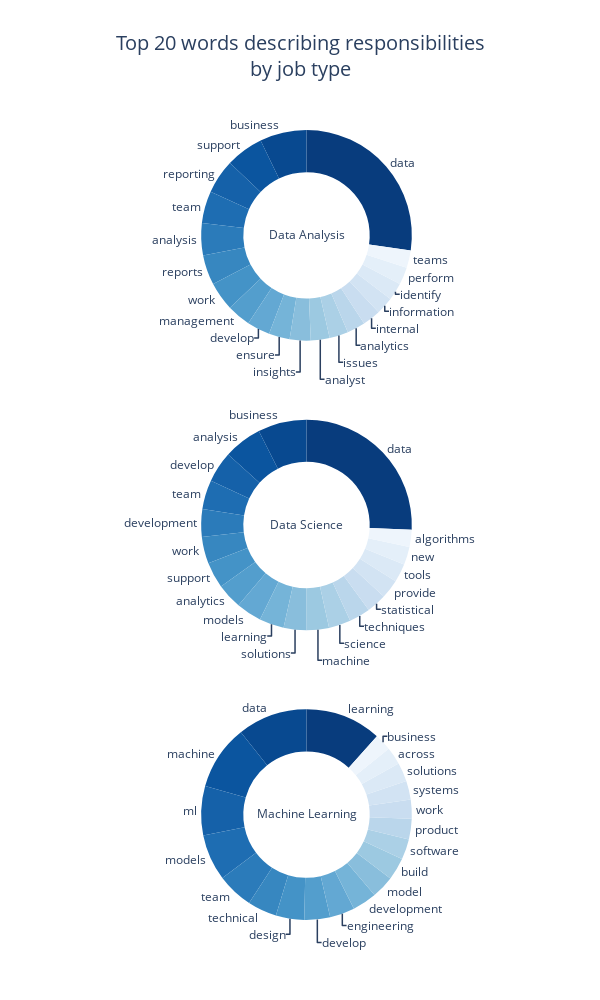

The notebook cell this image was saved under:
### Code cell
# create unique list of job types for dropdown menu
job_types = df_word_count_res['job_type'].unique().tolist()

from plotly.subplots import make_subplots
pal = list(sns.color_palette(palette='Blues_r', n_colors=20).as_hex())
# create three subplots, each with one donut chart
specs = [[{'type': 'pie'}]] * 3
fig = make_subplots(rows=3, cols=1, specs=specs)
# add the first donut chart to the left subplot
fig.add_trace(go.Pie(labels=df_word_count_res[df_word_count_res['job_type'] == job_types[0]]['word'],
                     values=df_word_count_res[df_word_count_res['job_type'] == job_types[0]]['frequency'],
                     textposition='outside', 
                     hole=.6,
                     insidetextorientation='auto',
                     hovertemplate='percent=%{percent:.0%}<br>frequency=%{value}',
                     marker=dict(colors=pal),
                     showlegend=False,
                     title='Data Analysis',
                     texttemplate="%{label}"),
              row=1, col=1)

# add the second donut chart to the right subplot
fig.add_trace(go.Pie(labels=df_word_count_res[df_word_count_res['job_type'] == job_types[1]]['word'],
                     values=df_word_count_res[df_word_count_res['job_type'] == job_types[1]]['frequency'],
                     textposition='outside', 
                     hole=.6,
                     hovertemplate='percent=%{percent:.0%}<br>frequency=%{value}',
                     marker=dict(colors=pal),
                     showlegend=False,
                     title='Data Science',
                     texttemplate="%{label}"),
              row=2, col=1)

# add the second donut chart to the right subplot
fig.add_trace(go.Pie(labels=df_word_count_res[df_word_count_res['job_type'] == job_types[2]]['word'],
                     values=df_word_count_res[df_word_count_res['job_type'] == job_types[2]]['frequency'],
                     textposition='outside', 
                     hole=.6,
                     hovertemplate='percent=%{percent:.0%}<br>frequency=%{value}',
                     marker=dict(colors=pal),
                     title='Machine Learning',
                     showlegend=False,
                     texttemplate="%{label}"),
              row=3, col=1)

# set the layout options for the entire figure
fig.update_layout(
    title={
        'text': f"Top 20 words describing responsibilities<br>by job type",
        'x': 0.50,
        'y': 0.96,
        'xanchor': 'center',
        'yanchor': 'top',
        'pad': {'r': 10, 't': 10, 'b':80},
        'font': {'size': 20}
    },
    width=600,
    height=1000,
    margin=dict(t=130),
)

fig.show()
fig.write_html('../images/donut_chart.html')

### Figure 1 — Plotly figure (JSON) as saved in the notebook; plotly's stock layout.template omitted (floating-point values rounded to 4 significant figures)
{"data": [{"domain": {"x": [0, 1], "y": [0.7333, 1]}, "hole": 0.6, "hovertemplate": "percent=%{percent:.0%}<br>frequency=%{value}", "insidetextorientation": "auto", "labels": ["data", "business", "support", "reporting", "team", "analysis", "reports", "work", "management", "develop", "ensure", "insights", "analyst", "issues", "analytics", "internal", "information", "identify", "perform", "teams"], "marker": {"colors": ["#083c7d", "#084990", "#0b559f", "#1561a9", "#1e6db2", "#2b7bba", "#3787c0", "#4493c7", "#539ecd", "#63a8d3", "#75b4d8", "#89bedc", "#9cc9e1", "#abd0e6", "#bad6eb", "#c9ddf0", "#d2e3f3", "#dbe9f6", "#e4eff9", "#eef5fc"]}, "showlegend": false, "textposition": "outside", "texttemplate": "%{label}", "title": {"text": "Data Analysis"}, "type": "pie", "values": [510, 134, 108, 98, 92, 92, 86, 82, 68, 66, 60, 60, 54, 54, 52, 52, 50, 50, 50, 50]}, {"domain": {"x": [0, 1], "y": [0.3667, 0.6333]}, "hole": 0.6, "hovertemplate": "percent=%{percent:.0%}<br>frequency=%{value}", "labels": ["data", "business", "analysis", "develop", "team", "development", "work", "support", "analytics", "models", "learning", "solutions", "machine", "science", "techniques", "statistical", "provide", "tools", "new", "algorithms"], "marker": {"colors": ["#083c7d", "#084990", "#0b559f", "#1561a9", "#1e6db2", "#2b7bba", "#3787c0", "#4493c7", "#539ecd", "#63a8d3", "#75b4d8", "#89bedc", "#9cc9e1", "#abd0e6", "#bad6eb", "#c9ddf0", "#d2e3f3", "#dbe9f6", "#e4eff9", "#eef5fc"]}, "showlegend": false, "textposition": "outside", "texttemplate": "%{label}", "title": {"text": "Data Science"}, "type": "pie", "values": [482, 140, 110, 89, 84, 79, 77, 75, 73, 73, 71, 66, 64, 63, 61, 57, 55, 53, 52, 49]}, {"domain": {"x": [0, 1], "y": [0, 0.2667]}, "hole": 0.6, "hovertemplate": "percent=%{percent:.0%}<br>frequency=%{value}", "labels": ["learning", "data", "machine", "ml", "models", "team", "technical", "design", "develop", "engineering", "development", "model", "build", "software", "product", "work", "systems", "solutions", "across", "business"], "marker": {"colors": ["#083c7d", "#084990", "#0b559f", "#1561a9", "#1e6db2", "#2b7bba", "#3787c0", "#4493c7", "#539ecd", "#63a8d3", "#75b4d8", "#89bedc", "#9cc9e1", "#abd0e6", "#bad6eb", "#c9ddf0", "#d2e3f3", "#dbe9f6", "#e4eff9", "#eef5fc"]}, "showlegend": false, "textposition": "outside", "texttemplate": "%{label}", "title": {"text": "Machine Learning"}, "type": "pie", "values": [174, 160, 148, 113, 106, 83, 67, 65, 59, 57, 56, 52, 51, 47, 47, 44, 43, 43, 40, 39]}], "layout": {"height": 1000, "margin": {"t": 130}, "title": {"font": {"size": 20}, "pad": {"b": 80, "r": 10, "t": 10}, "text": "Top 20 words describing responsibilities<br>by job type", "x": 0.5, "xanchor": "center", "y": 0.96, "yanchor": "top"}, "width": 600}}
